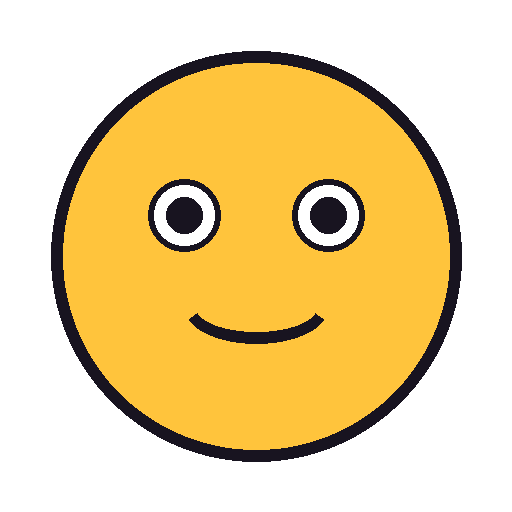
#> input picture tests/fixtures/char_square.png, 512 x 512 px
$ python -i sharpness.py   (imports and definitions only)
#> lines starting #> are read from the running program, lines starting #| are printed output that depends on the picture; after the words box and inside, x2 and y2 are one past the last pixel; in counts of white or black regions, pixels touching at a corner belong together
#> further down, picture is the input picture: PIL image 512x512 RGBA; mean R, G, B, A 110.3, 85.8, 30.9, 129
"""Sharpness metric for comparing exports: variance of the Laplacian.

The Laplacian of the luminance responds to fine detail; a blurrier frame has a lower
variance. Only opaque pixels away from the silhouette edge are measured, so the contrast
between the character and transparency (or the chat background) does not count.
"""

from __future__ import annotations

import numpy as np
from PIL import Image, ImageFilter

OPAQUE = 128
EDGE_PX = 3


def laplacian_variance(frame: Image.Image, opaque: int = OPAQUE, edge_px: int = EDGE_PX) -> float:
    """Variance of the 4-neighbour Laplacian of luminance (0..255) inside the opaque area."""
#> called with opaque = 128, edge_px = 3
    rgba = frame.convert("RGBA")
    luma = np.asarray(rgba.convert("L"), dtype=np.float32)
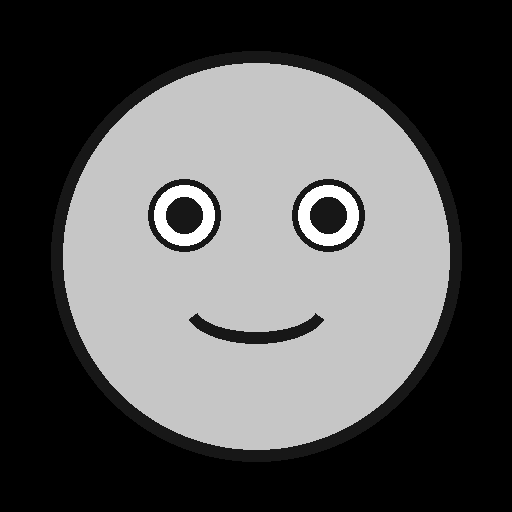
#> luma: shape (512, 512) float32; min 0, max 255, mean 86.8
    solid = rgba.getchannel("A").point(lambda a: 255 if a >= opaque else 0)
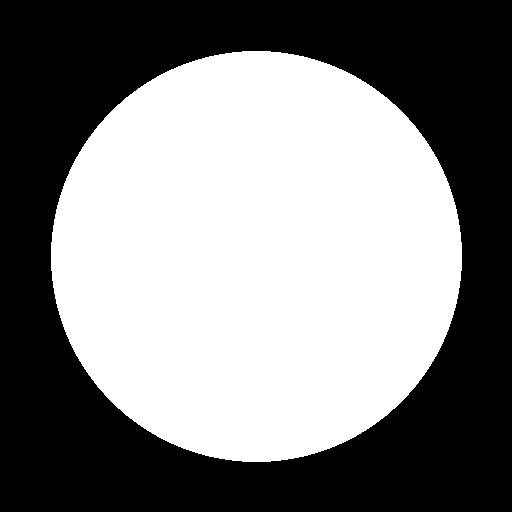
#> solid: PIL image 512x512 L; 50.6% white; 1 black region, box (x1, y1, x2, y2) and area: (0, 0, 512, 512) 129527
    if edge_px > 0:
        solid = solid.filter(ImageFilter.MinFilter(2 * edge_px + 1))
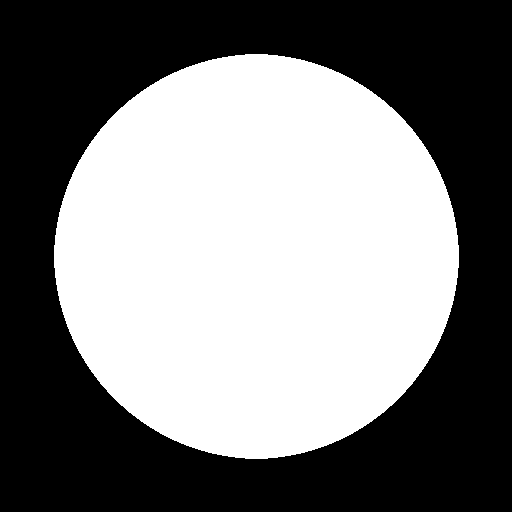
#> solid: PIL image 512x512 L; 48.7% white; 1 white region, box (x1, y1, x2, y2) and area: (54, 54, 459, 459) 127721
    mask = np.asarray(solid)[1:-1, 1:-1] > 0
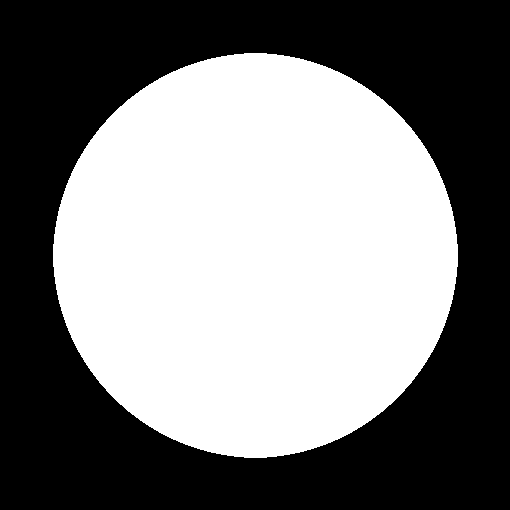
#> mask: shape (510, 510) bool; 49.1% white; 1 white region, box (x1, y1, x2, y2) and area: (53, 53, 458, 458) 127721
    lap = luma[:-2, 1:-1] + luma[2:, 1:-1] + luma[1:-1, :-2] + luma[1:-1, 2:] - 4 * luma[1:-1, 1:-1]
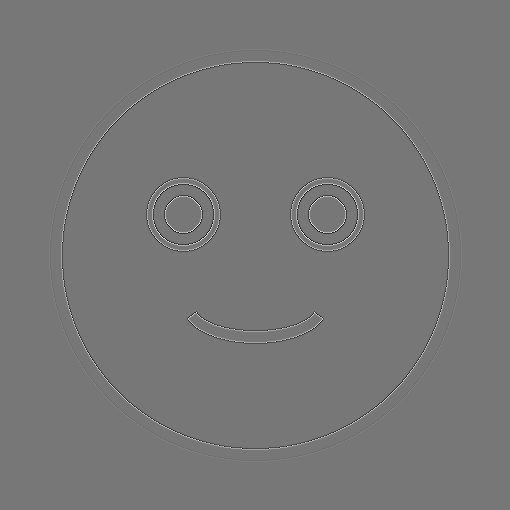
#> lap: shape (510, 510) float32; min -464, max 525, mean 0; drawn with min black and max white
    values = lap[mask]
    if values.size < 2:
        return 0.0
    return float(values.var())

>>> from PIL import Image
>>> picture = Image.open('../../../tests/fixtures/char_square.png')
>>> result = laplacian_variance(picture)
#> result = 2945.2

$ run again, on tests/fixtures/char_wide_soft.png
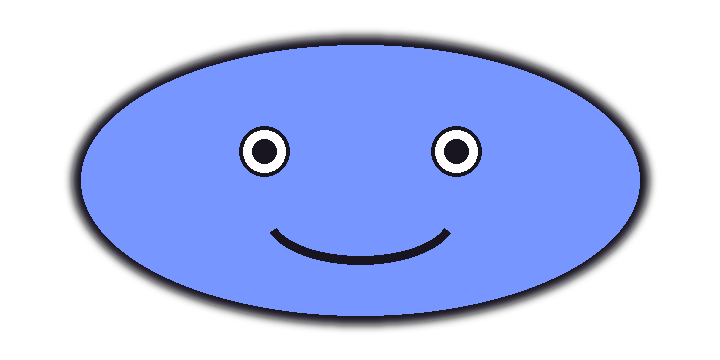
#> input picture tests/fixtures/char_wide_soft.png, 720 x 360 px
#> picture is the input picture: PIL image 720x360 RGBA; mean R, G, B, A 55.8, 68.7, 115.3, 128.8
#> in laplacian_variance, `solid = rgba.getchannel("A").point(lambda a: 255 if a >= opaque else 0)`:
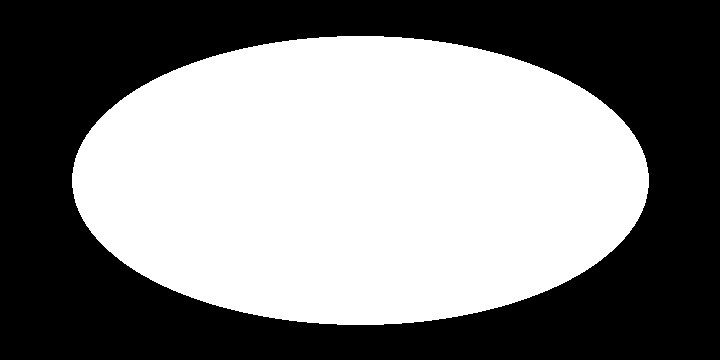
#> solid: PIL image 720x360 L; 50.5% white; 1 black region, box (x1, y1, x2, y2) and area: (0, 0, 720, 360) 128271
#> mask: shape (358, 718) bool; 48.9% white; 1 white region, box (x1, y1, x2, y2) and area: (74, 38, 645, 321) 125769
#> in laplacian_variance, `lap = luma[:-2, 1:-1] + luma[2:, 1:-1] + luma[1:-1, :-2] + luma[1:-1, ..`:
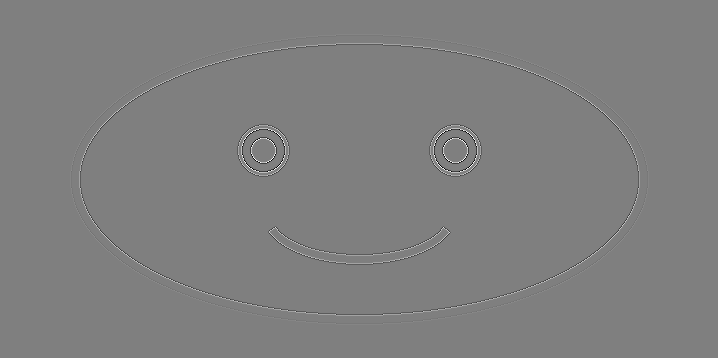
#> lap: shape (358, 718) float32; min -464, max 464, mean 0; drawn with min black and max white
#> result = 1787.9
